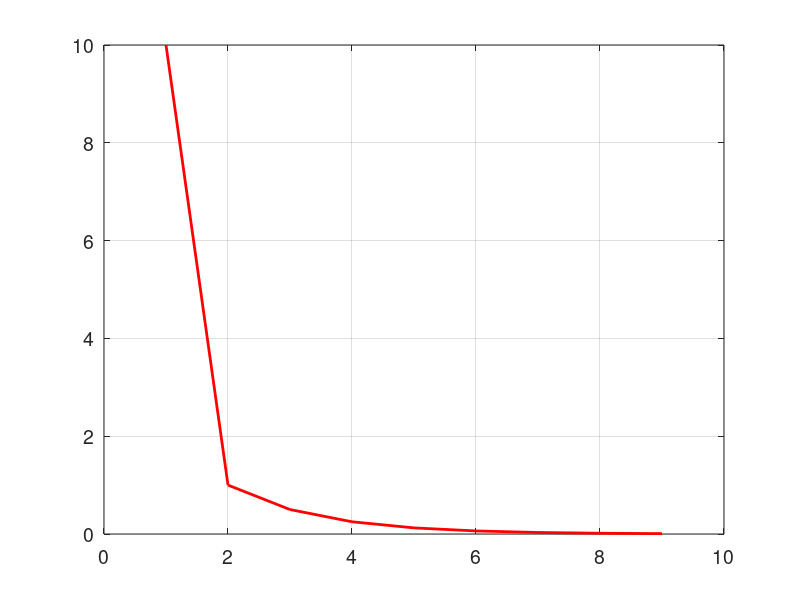

Write the MATLAB code that produced this figure. (Note: this script raises an error after producing the figure.)
init_value = 1
i=1
xl=-1
xu=1
e(i)=10

while (e(i)>0.01)
    
    xr=(xl+xu)/2
    
    gxl= xl-2^(-xl)
    gxr= xr-2^(-xr)
    gxu= xu-2^(-xu)
    
    if (gxl*gxr < 0)
        xu=xr
        e(i+1)=abs(xr-xl)
    end
    
    if (gxu*gxr < 0)
        xl=xr 
        e(i+1)= abs(xu-xr)
    end
    i=i+1;
    
    if (gxu*gxr==0)
        xr=xr;
    end
    
end

tamanio = size(e);
ite= 1:1:tamanio(2);

figure ('DefaultAxesFontsize', 14)
set (gcf, 'color', 'white');
plot(ite,e,'color',[1 0 0],'LineWidth',2);
grid on
hold on
plot(ite,x,'color',[0 0 1],'LineWidth',2)
xlabel('Iterations')
ylabel('error')
legend ('error','x')